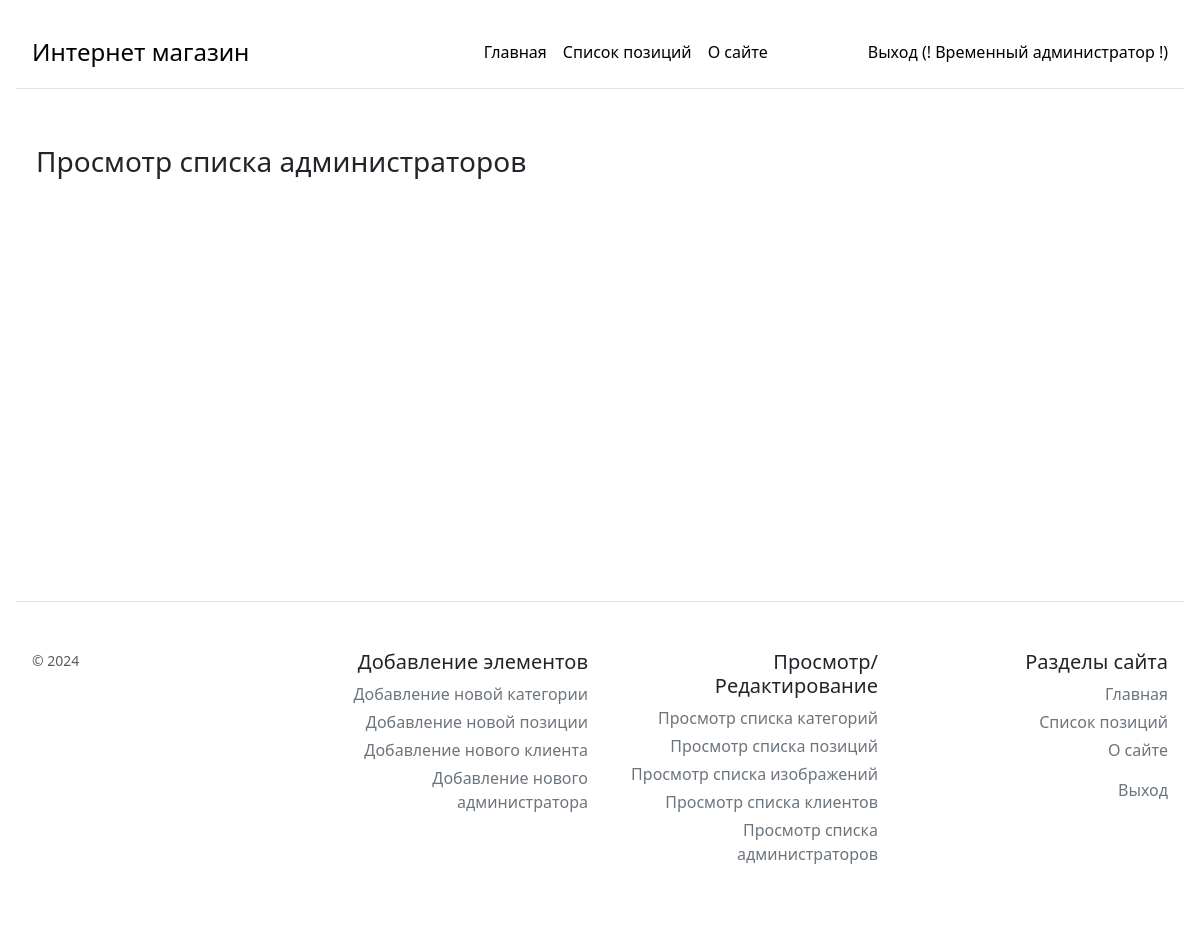
Before: /users_list with the older database file.
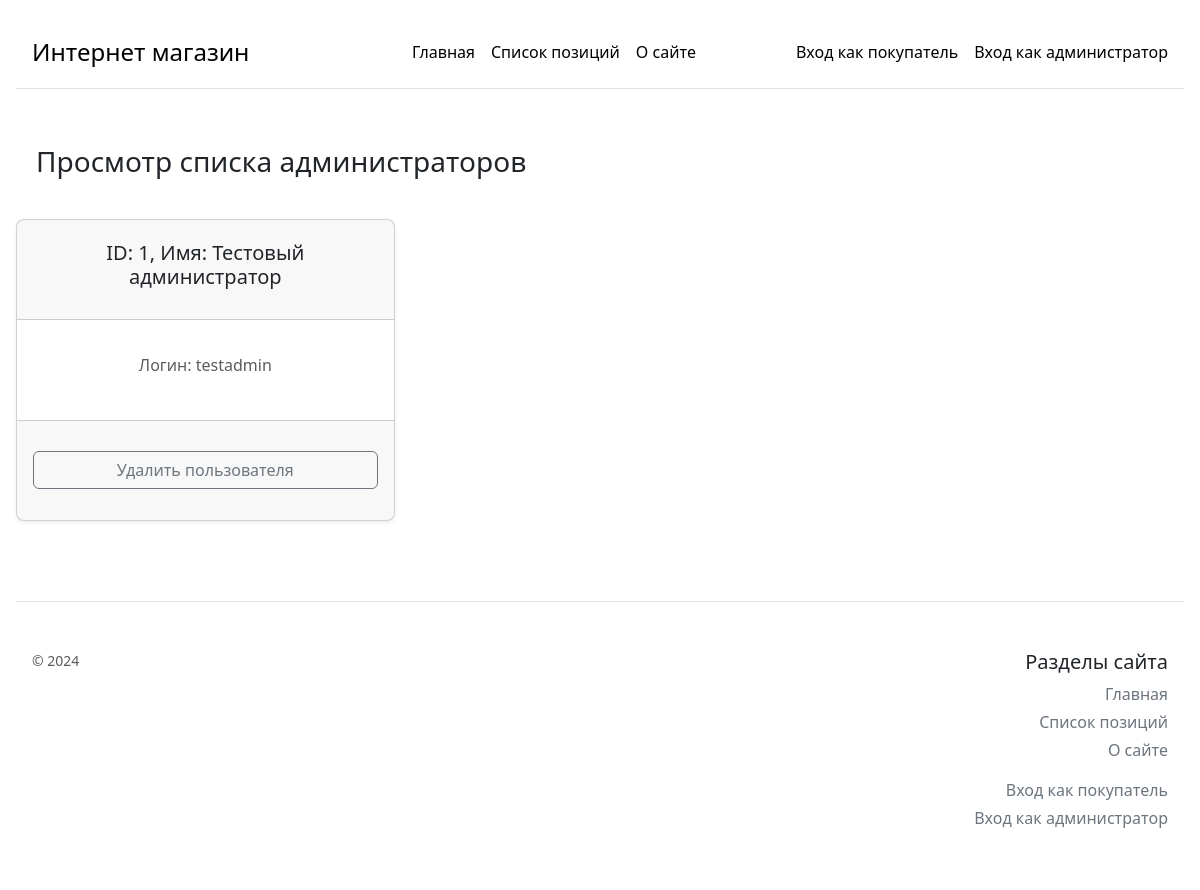
After: the same page with the newer database file.
### models/user.py (models this page shows, shortened)
    class UserModel(db.Model):
        __tablename__ = 'users'
        id = db.Column(db.Integer(), primary_key=True)
        name = db.Column(db.String(100), unique=True, nullable=False)
        login = db.Column(db.String(50), unique=True, nullable=False)
        email = db.Column(db.String(100), unique=True, nullable=False)
        password_hash = db.Column(db.String(100), unique=False, nullable=False)

### main.py (the view)
@app.route('/users_list', methods=['POST', 'GET'])
def usersList():
    return usersListHandler(UserModel, db, autorization)

### route_handlers/users_list.py (called while the page is built)
def usersListHandler(UserModel, db: SQLAlchemy, autorization):
    if request.method == 'POST':
        userId = request.form['id']
        user = UserModel.query.filter_by(id=userId).first()
        if (user != None):
            db.session.delete(user)
            db.session.commit()
    UsersFromQuery = UserModel.query.all()
    users = []
    for user in UsersFromQuery:
        users.append({
            'id': user.id,
            'name': user.name,
            'login': user.login
        })
    return render_template('users_list.html', users=users, autorization=autorization)

### templates/users_list.html (shortened to what this page needs)
{% extends 'template.html' %}
{% block body %}
<div class="row p-3">
    <div class="col p-3">
        <h3>Просмотр списка администраторов</h3>
    </div>
</div>
<form method="post">
    <div class="row row-cols-1 row-cols-md-3 mb-3 text-center g-3">
        {% for user in users %}
        <div class="col">
            <div class="card mb-3 rounded-3 shadow-sm text-center">
                <div class="card-header"
                    style="min-height: 100px; display: flex; align-items: center; justify-content: center;">
                    <h5>ID: {{ user['id'] }}, Имя: {{ user['name'] }}</h5>
                </div>
                <div class="card-body text-muted"
                    style="min-height: 100px; display: flex; align-items: center; justify-content: center;">
                    <h6>Логин: {{ user['login'] }}</h6>
                </div>
                <div class="card-footer"
                    style="min-height: 100px; display: flex; align-items: center; justify-content: center;">
                    <button type="button" class="w-100 btn btn-m btn-outline-secondary" data-bs-toggle="modal"
                        data-bs-target="#modal_{{ user['id'] }}">Удалить пользователя</button>
                </div>
            </div>
        </div>
        {% endfor %}
    </div>
</form>
{% endblock %}

Changed rows visible on the page:
added UserModel: id "1", name "Тестовый администратор", login "testadmin"
Other visible differences:
{{ autorization.loginName }}: "! Временный администратор !" → (not shown)
text no longer shown: "Выход ( ) Добавление элементов Добавление новой категории Добавление новой позиции Добавление нового клиента Добавление нового администратора Просмотр/Редактирование Просмотр списка категорий Просмотр списка позиций Просмотр списка изображений Просмотр списка клиентов Просмотр списка администраторов Выход"
text now shown: "Вход как покупатель Вход как администратор Вход как покупатель Вход как администратор"
